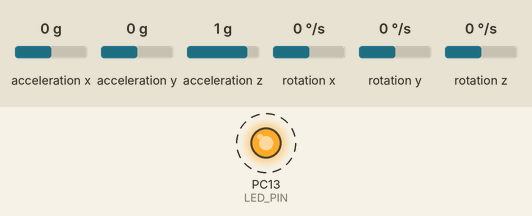
Bench run of a sketch on a simulated STM32 Blue Pill. Parts: output pins drawn as LEDs (lit = HIGH). Dashed ring = blinking. Inputs (shaded band) come from the test bench; at power-on: acceleration x 0 g, acceleration y 0 g, acceleration z 1 g, rotation x 0 °/s, rotation y 0 °/s, rotation z 0 °/s. The ROS host is connected and sends only what is stated.

Above: at 0.65 s.
At 104.47 s:
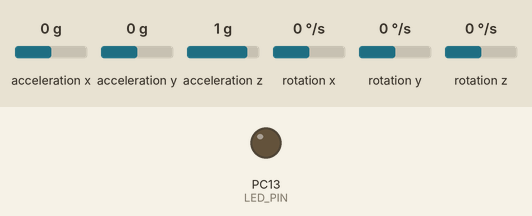
Timing chart, 0 to 104.8 s (numbered marks = the images above):
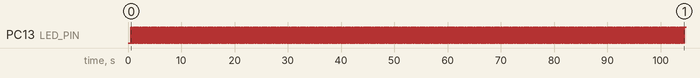

The sketch:

imu_yaw.ino
```cpp
#include <MPU6050_6Axis_MotionApps20.h>
#include <I2Cdev.h>
#include <Wire.h>
#include <ros.h>
#include <std_msgs/Float32.h>


HardwareSerial Serial3(PB11, PB10);

MPU6050 mpu;

ros::NodeHandle nh;

std_msgs::Float32 yaw_msg;
ros::Publisher pub_yaw("Yaw", &yaw_msg);

#define INTERRUPT_PIN PB14  // use pin 2 on Arduino Uno & most boards
#define LED_PIN PC13 // (Arduino is 13, Teensy is 11, Teensy++ is 6)
bool blinkState = false;

// MPU control/status vars
uint8_t fifoBuffer[256]; // FIFO storage buffer

Quaternion q;
VectorFloat gravity;    // [x, y, z]            gravity vector
float ypr[3];           // [yaw, pitch, roll]   yaw/pitch/roll container and gravity vector


void setup() {
  // put your setup code here, to run once:

  pinMode(LED_PIN, OUTPUT);
  pinMode(INTERRUPT_PIN, INPUT);

  Wire.begin();
  Wire.setClock(400000);
  Serial3.begin(115200);
  //Serial.begin(9600);
  (nh.getHardware())->setPort(&Serial3);
  (nh.getHardware())->setBaud(115200);
  nh.initNode();
  nh.advertise(pub_yaw);

  mpu.initialize();
//  Serial.println(mpu.testConnection() ? F("MPU6050 connection successful") : F("MPU6050 connection failed"));


  mpu.dmpInitialize();
  // supply your own gyro offsets here, scaled for min sensitivity
  mpu.setXGyroOffset(220);
  mpu.setYGyroOffset(76);
  mpu.setZGyroOffset(-85);
  mpu.setZAccelOffset(1788); // 1688 factory default for my test chip

  // make sure it worked (returns 0 if so)
  //Calibration Time: generate offsets and calibrate our MPU6050
      mpu.CalibrateAccel(6);
      mpu.CalibrateGyro(6);

      mpu.setDMPEnabled(true);  // turn on the DMP, now that it's ready

      // enable Arduino interrupt detection
//      Serial.print(F("Enabling interrupt detection (Arduino external interrupt "));
//      Serial.print(digitalPinToInterrupt(INTERRUPT_PIN));
//      Serial.println(F(")..."));
///      attachInterrupt(digitalPinToInterrupt(INTERRUPT_PIN), dmpDataReady, RISING);


  // configure LED for output
}

long long pub_timer = 0;

void loop() {
  if (millis() - pub_timer > 5){
    getMPUdata();
    yaw_msg.data = ypr[0] * 180/M_PI;
    pub_yaw.publish(&yaw_msg);
    pub_timer = millis();
  }
      nh.spinOnce();
 }

void getMPUdata(){

    // read a packet from FIFO
    if (mpu.dmpGetCurrentFIFOPacket(fifoBuffer)) { // Get the Latest packet

        //display Euler angles in degrees
        mpu.dmpGetQuaternion(&q, fifoBuffer);
        mpu.dmpGetGravity(&gravity, &q);
        mpu.dmpGetYawPitchRoll(ypr, &q, &gravity);
//        Serial.print("ypr\t");
//        Serial.print(ypr[0] * 180/M_PI);
//        Serial.print("\t");
//        Serial.print(ypr[1] * 180/M_PI);
//        Serial.print("\t");
//        Serial.println(ypr[2] * 180/M_PI);

        // blink LED to indicate activity
        blinkState = !blinkState;
        digitalWrite(LED_PIN, blinkState);
    }

}
```

Measured:
- by itself, PC13 (LED_PIN): alternates HIGH for 0.01 s and LOW for 0.01 s
- by itself, everything shown: repeats every 1.3 s, in 4 steps
